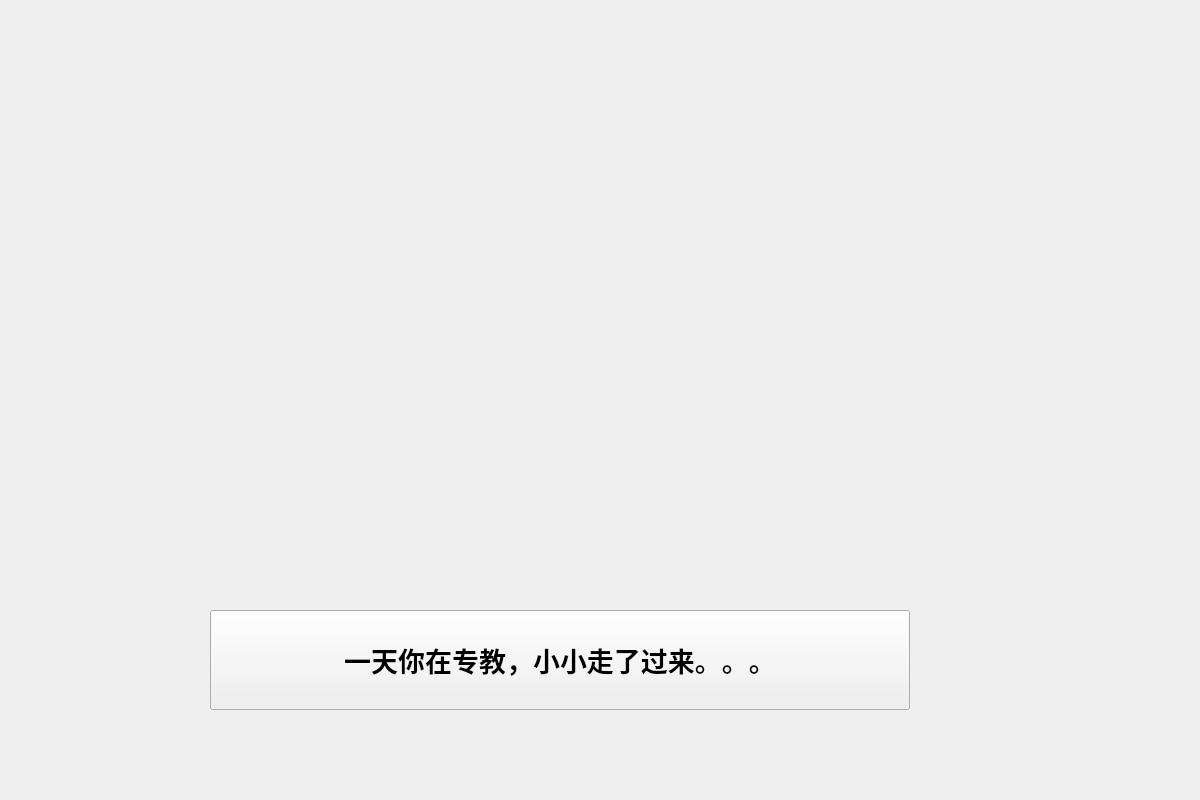
<?xml version="1.0" encoding="UTF-8"?>
<ui version="4.0">
 <class>PPT11</class>
 <widget class="QWidget" name="PPT11">
  <property name="geometry">
   <rect>
    <x>0</x>
    <y>0</y>
    <width>1200</width>
    <height>800</height>
   </rect>
  </property>
  <property name="windowTitle">
   <string>Form</string>
  </property>
  <widget class="QPushButton" name="pushButton">
   <property name="geometry">
    <rect>
     <x>210</x>
     <y>610</y>
     <width>700</width>
     <height>100</height>
    </rect>
   </property>
   <property name="font">
    <font>
     <pointsize>20</pointsize>
     <weight>75</weight>
     <bold>true</bold>
    </font>
   </property>
   <property name="text">
    <string>一天你在专教，小小走了过来。。。</string>
   </property>
  </widget>
 </widget>
 <resources/>
 <connections/>
</ui>
